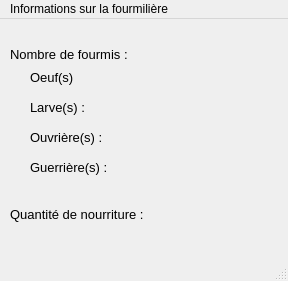
<?xml version="1.0" encoding="UTF-8"?>
<ui version="4.0">
 <class>AnthillStatus</class>
 <widget class="QMainWindow" name="AnthillStatus">
  <property name="geometry">
   <rect>
    <x>0</x>
    <y>0</y>
    <width>288</width>
    <height>281</height>
   </rect>
  </property>
  <property name="windowTitle">
   <string>MainWindow</string>
  </property>
  <widget class="QWidget" name="centralwidget">
   <widget class="QLabel" name="label">
    <property name="geometry">
     <rect>
      <x>10</x>
      <y>20</y>
      <width>121</width>
      <height>31</height>
     </rect>
    </property>
    <property name="font">
     <font>
      <pointsize>10</pointsize>
     </font>
    </property>
    <property name="text">
     <string>Nombre de fourmis :</string>
    </property>
   </widget>
   <widget class="QLabel" name="label_nb_ant">
    <property name="geometry">
     <rect>
      <x>170</x>
      <y>20</y>
      <width>71</width>
      <height>31</height>
     </rect>
    </property>
    <property name="font">
     <font>
      <pointsize>12</pointsize>
     </font>
    </property>
    <property name="text">
     <string/>
    </property>
    <property name="scaledContents">
     <bool>false</bool>
    </property>
   </widget>
   <widget class="QLabel" name="label_2">
    <property name="geometry">
     <rect>
      <x>10</x>
      <y>180</y>
      <width>141</width>
      <height>31</height>
     </rect>
    </property>
    <property name="font">
     <font>
      <pointsize>10</pointsize>
     </font>
    </property>
    <property name="text">
     <string>Quantité de nourriture :</string>
    </property>
   </widget>
   <widget class="QLabel" name="label_amount_food">
    <property name="geometry">
     <rect>
      <x>170</x>
      <y>180</y>
      <width>71</width>
      <height>31</height>
     </rect>
    </property>
    <property name="font">
     <font>
      <pointsize>12</pointsize>
     </font>
    </property>
    <property name="text">
     <string/>
    </property>
    <property name="scaledContents">
     <bool>false</bool>
    </property>
   </widget>
   <widget class="QLabel" name="label_3">
    <property name="geometry">
     <rect>
      <x>30</x>
      <y>80</y>
      <width>61</width>
      <height>16</height>
     </rect>
    </property>
    <property name="font">
     <font>
      <pointsize>10</pointsize>
     </font>
    </property>
    <property name="text">
     <string>Larve(s) :</string>
    </property>
   </widget>
   <widget class="QLabel" name="label_4">
    <property name="geometry">
     <rect>
      <x>30</x>
      <y>110</y>
      <width>81</width>
      <height>16</height>
     </rect>
    </property>
    <property name="font">
     <font>
      <pointsize>10</pointsize>
     </font>
    </property>
    <property name="text">
     <string>Ouvrière(s) :</string>
    </property>
   </widget>
   <widget class="QLabel" name="label_5">
    <property name="geometry">
     <rect>
      <x>30</x>
      <y>140</y>
      <width>81</width>
      <height>16</height>
     </rect>
    </property>
    <property name="font">
     <font>
      <pointsize>10</pointsize>
     </font>
    </property>
    <property name="text">
     <string>Guerrière(s) :</string>
    </property>
   </widget>
   <widget class="QLabel" name="label_nb_larva">
    <property name="geometry">
     <rect>
      <x>120</x>
      <y>70</y>
      <width>91</width>
      <height>31</height>
     </rect>
    </property>
    <property name="font">
     <font>
      <pointsize>12</pointsize>
     </font>
    </property>
    <property name="text">
     <string/>
    </property>
    <property name="scaledContents">
     <bool>false</bool>
    </property>
   </widget>
   <widget class="QLabel" name="label_nb_worker">
    <property name="geometry">
     <rect>
      <x>120</x>
      <y>100</y>
      <width>91</width>
      <height>31</height>
     </rect>
    </property>
    <property name="font">
     <font>
      <pointsize>12</pointsize>
     </font>
    </property>
    <property name="text">
     <string/>
    </property>
    <property name="scaledContents">
     <bool>false</bool>
    </property>
   </widget>
   <widget class="QLabel" name="label_nb_warrior">
    <property name="geometry">
     <rect>
      <x>120</x>
      <y>130</y>
      <width>91</width>
      <height>31</height>
     </rect>
    </property>
    <property name="font">
     <font>
      <pointsize>12</pointsize>
     </font>
    </property>
    <property name="text">
     <string/>
    </property>
    <property name="scaledContents">
     <bool>false</bool>
    </property>
   </widget>
   <widget class="QLabel" name="label_nb_egg">
    <property name="geometry">
     <rect>
      <x>120</x>
      <y>40</y>
      <width>91</width>
      <height>31</height>
     </rect>
    </property>
    <property name="font">
     <font>
      <pointsize>12</pointsize>
     </font>
    </property>
    <property name="text">
     <string/>
    </property>
    <property name="scaledContents">
     <bool>false</bool>
    </property>
   </widget>
   <widget class="QLabel" name="label_6">
    <property name="geometry">
     <rect>
      <x>30</x>
      <y>50</y>
      <width>81</width>
      <height>16</height>
     </rect>
    </property>
    <property name="font">
     <font>
      <pointsize>10</pointsize>
     </font>
    </property>
    <property name="text">
     <string>Oeuf(s)</string>
    </property>
   </widget>
  </widget>
  <widget class="QMenuBar" name="menubar">
   <property name="geometry">
    <rect>
     <x>0</x>
     <y>0</y>
     <width>288</width>
     <height>20</height>
    </rect>
   </property>
   <widget class="QMenu" name="menuInformation_sur_la_fourmili_re">
    <property name="title">
     <string>Informations sur la fourmilière</string>
    </property>
   </widget>
   <addaction name="menuInformation_sur_la_fourmili_re"/>
  </widget>
  <widget class="QStatusBar" name="statusbar"/>
 </widget>
 <resources/>
 <connections/>
</ui>
